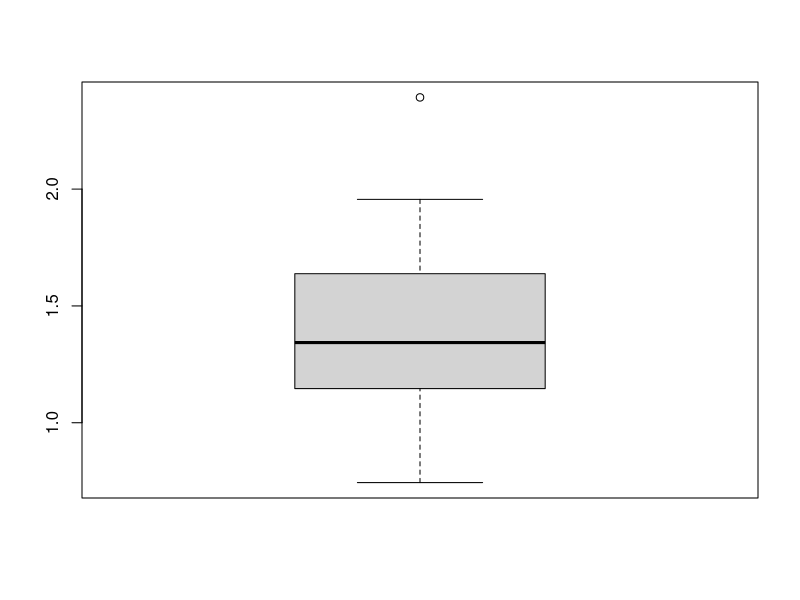
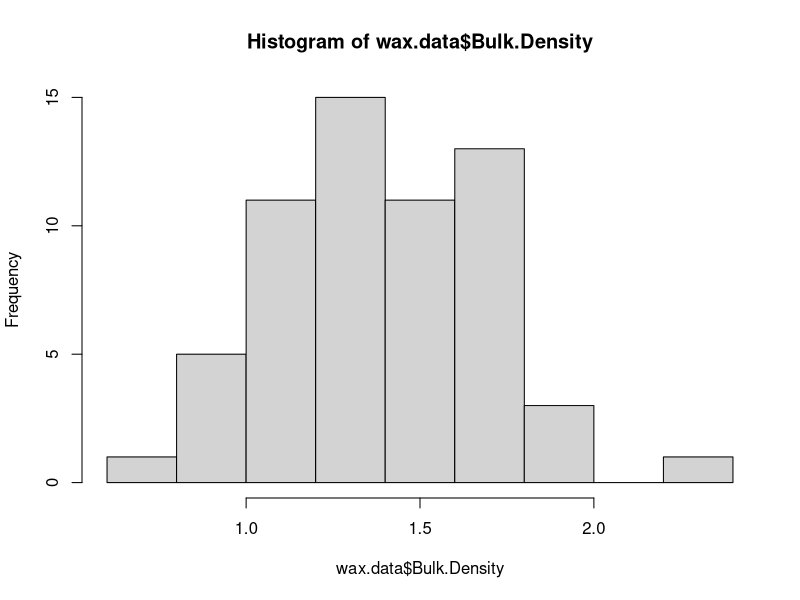
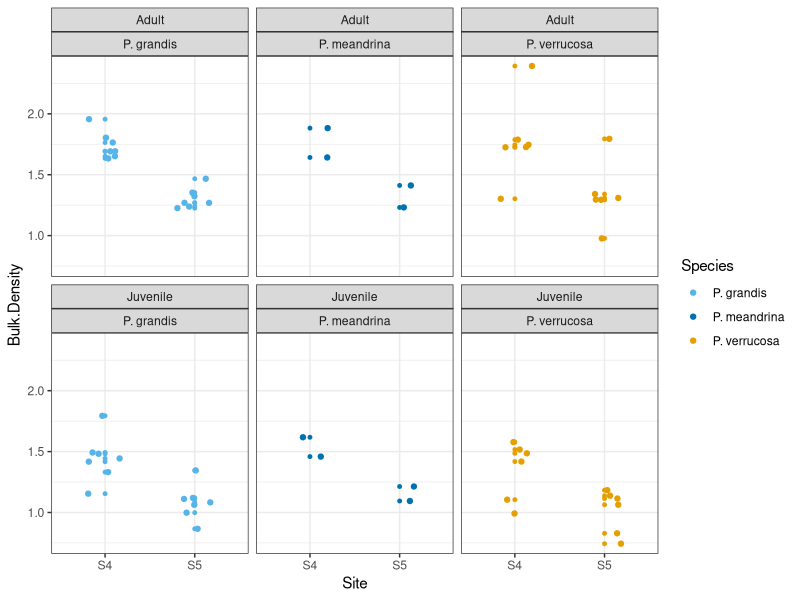

Generate these figures, in order, with R:
## ---- chunk 1
knitr::opts_chunk$set(echo = TRUE)
## ---- chunk 2
library(tidyverse)

## ---- chunk 3
#load wax data
wax.data <- read.csv("Data/test_bulk_density_data.csv", header=TRUE)

species.id <- read.csv("Data/test_metadata.csv", header=TRUE)
species.id$Species <- factor(species.id$Species)

## ---- chunk 4

wax.data <- wax.data %>%
  mutate(Vol.enc = DW.wax.g - BW.wax.g) %>%
  mutate(Bulk.Density = DW.clean.g/Vol.enc)

#check the range of bulk density values
#1.44 - 2.22 reported 10.7717/peerj.3191
range(wax.data$Bulk.Density)
boxplot(wax.data$Bulk.Density)
hist(wax.data$Bulk.Density)
range(wax.data$Bulk.Density)

## ---- chunk 5


species_colors <- c("P. grandis" = "#56B4E9", "P. verrucosa" = "#E69F00",
                    "P. meandrina" = "#0072B2", "P. effusa" = "#009E73",
                    "P. acuta"= "#e63946")


## ---- chunk 6
data <- left_join(wax.data, species.id, by= "fragment_ID")

bulk.density.plot <- data %>%
  ggplot(aes(y=Bulk.Density, x=Site, color = Species), group=Size.Class)+
  geom_point(size = 1)+
  geom_jitter(width = 0.2) +  
  scale_color_manual(values = species_colors)+
  facet_wrap(Size.Class ~ Species) + 
  theme_bw()

bulk.density.plot

